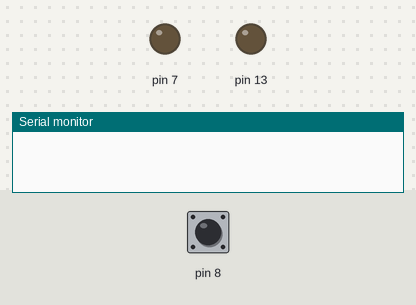
This sketch was run on a simulated Arduino Uno, built with avr-gcc and run on an emulated ATmega328P. Parts: output pins drawn as LEDs (lit = HIGH), the last lines printed to the serial monitor. Dashed ring = blinking. Inputs (shaded band) come from the test bench; at power-on: pin 8 HIGH.

Above: at 1.2 s.
1.3 s: pin 8 pulled LOW for 3.2 s
At 3.1 s:
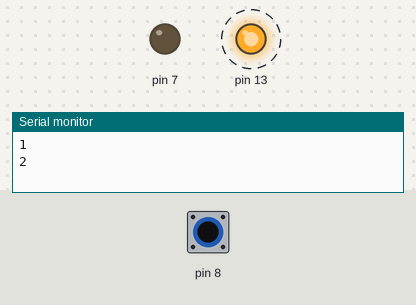
6.8 s: pin 8 pulled LOW for 0.15 s
At 8.7 s:
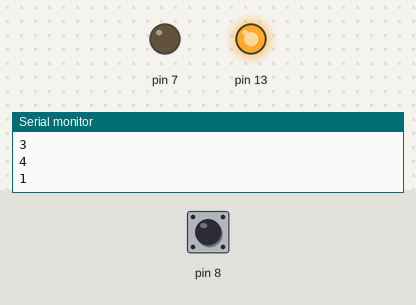
9.3 s: pin 8 pulled LOW for 1 s
At 10.6 s:
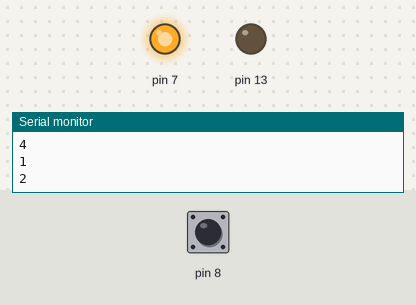
Timing chart, 0 to 12.3 s (numbered marks = the images above; inputs shaded):
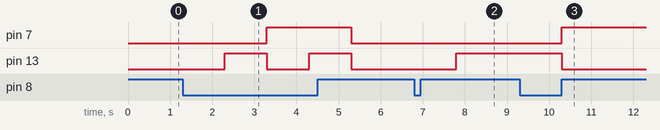

The sketch:

sketch_2LED1Switch.ino
```cpp
int button = 0;
int count = 0;
void setup() {
  // put your setup code here, to run once:
  Serial.begin(9600);
  pinMode(8,INPUT_PULLUP);
  pinMode(7,OUTPUT);
  pinMode(13,OUTPUT);
}

void loop() {
  // put your main code here, to run repeatedly:
  button = digitalRead(8);
  if(button == LOW)
  {
    count = count + 1;
    Serial.println(count);
    delay(1000);
    if (count == 1)
    {
          digitalWrite(13,HIGH);
          digitalWrite(7,LOW);
      }
    if (count == 2)
    {
          digitalWrite(7,HIGH);
          digitalWrite(13,LOW);
      }
    if (count == 3)
    {
          digitalWrite(13,HIGH);
          digitalWrite(7,HIGH);
      }
    if (count == 4)
    {
      count = 0;
      digitalWrite(13,LOW);
      digitalWrite(7,LOW);

      }
    }

}
```

Measured:
- after the input at 1.3 s, pin 7: LOW → HIGH after 2.0 s, → LOW 2.0 s later; pin 13: alternates HIGH for 1.0 s and LOW for 1.0 s, starting after 1.0 s
- after the input at 6.8 s, pin 13: LOW → HIGH after 1.0 s
- after the input at 9.3 s, pin 7: LOW → HIGH after 1.0 s; pin 13: HIGH → LOW after 1.0 s
